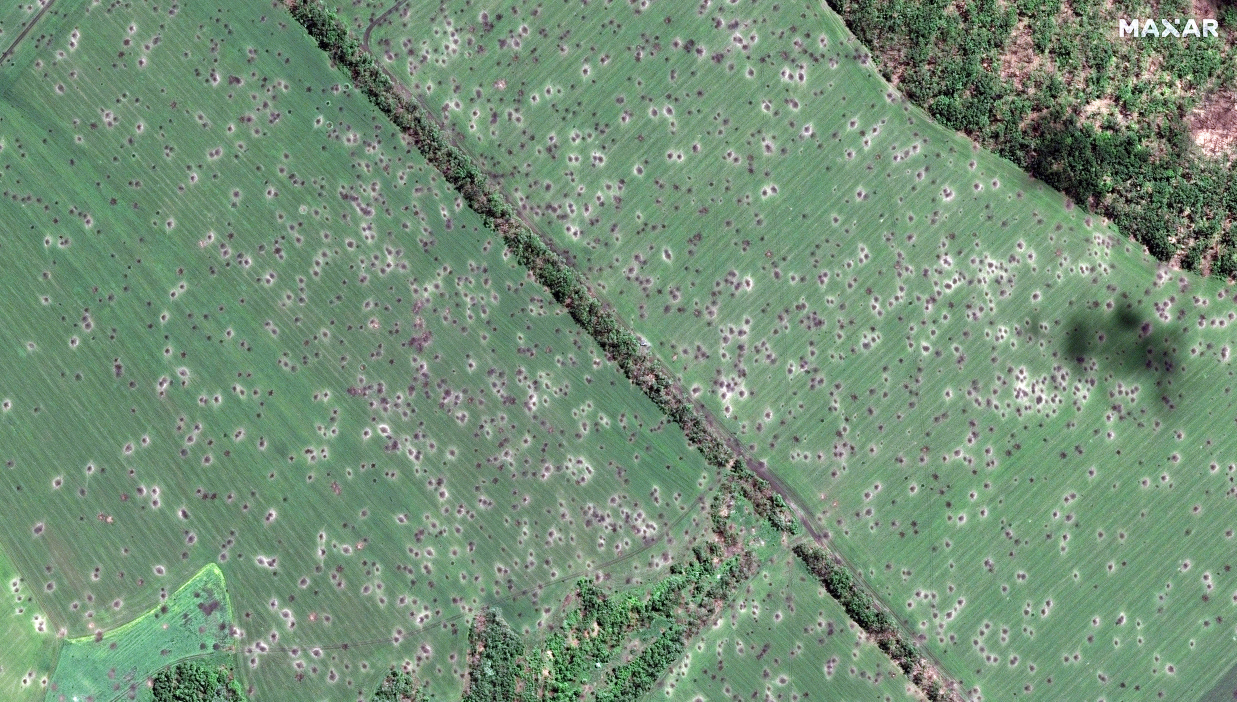
%> input picture test images/c1/craters1.jpg, 2473 x 1403 px (shown at 1/2 size)
$ octave final1.m   (GNU Octave 9; MATLAB toolbox functions it lacks are replaced by stand-ins)
%> lines starting %> are read from the running program, lines starting %| are printed output that depends on the picture; in (x1, y1, x2, y2) boxes, pixels count from 0 and x2, y2 are one past the last pixel; in counts of white or black regions, pixels touching at a corner belong together; the program's own positions count from 1
clc,clearvars

%%% Basic Replication of https://theclassytim.medium.com/using-image-processing-to-count-artillery-craters-in-ukraine-b8768c45309

%% load images
im1 = imread("test images\c1\craters1.jpg");
%> im1 is the input picture: size 1403x2473x3 uint8; mean R, G, B 117.1, 143.4, 119.6
im12 = imread("test images\c1\craters1 (2).jpg");
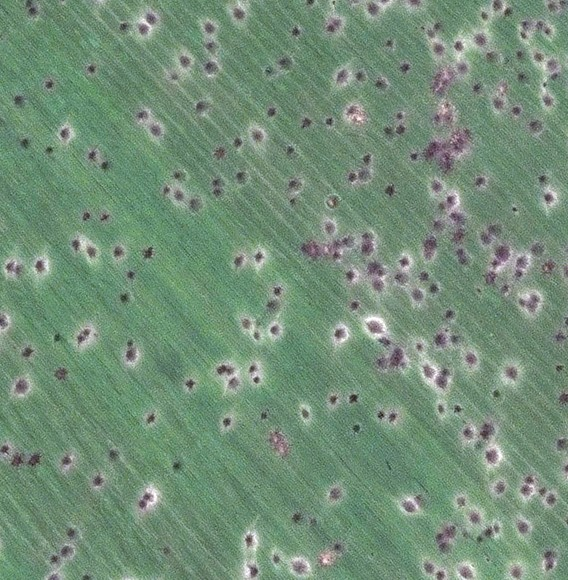
%> input picture test images/c1/craters1 (2).jpg, 568 x 580 px
%> im12 is the input picture: size 580x568x3 uint8; mean R, G, B 115.2, 142.2, 120

%% exploring selection of color channel for greyscale conversion
r = im12(:,:,1);
g = im12(:,:,2);
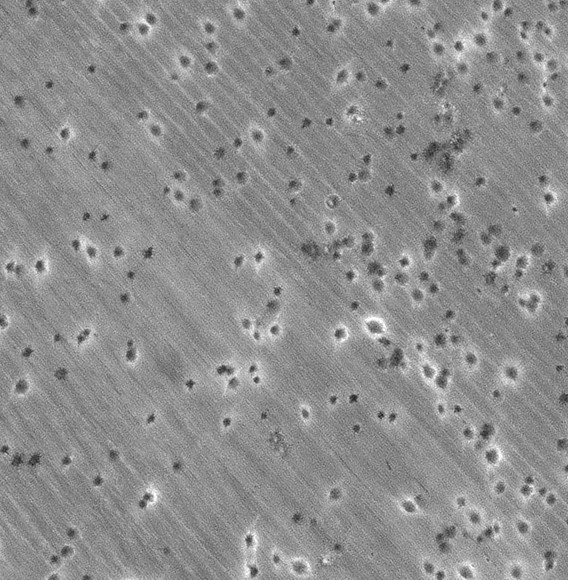
%> g: size 580x568 uint8; min 24, max 255, mean 142.2
b = im12(:,:,3);

histr = imhist(r);
%> histr = 256 values, max 7818 at index 106, min 0 at index 1, mean 1286.9
histg = imhist(g);
%> histg = 256 values, max 8182 at index 142, min 0 at index 1, mean 1286.9
histb = imhist(b);
%> histb = 256 values, max 8394 at index 115, min 0 at index 1, mean 1286.9

% Plot color channel histograms
montage({im12(:,:,1),im12(:,:,2),im12(:,:,3)});
title("Color Channel Comparison", "FontSize", 12);
figure
% [17 lines of commented-out code are left out]


%% examining the histograms

%% comparing options for image binarization
adaptive = imbinarize(rgb2gray(im12), 'adaptive');
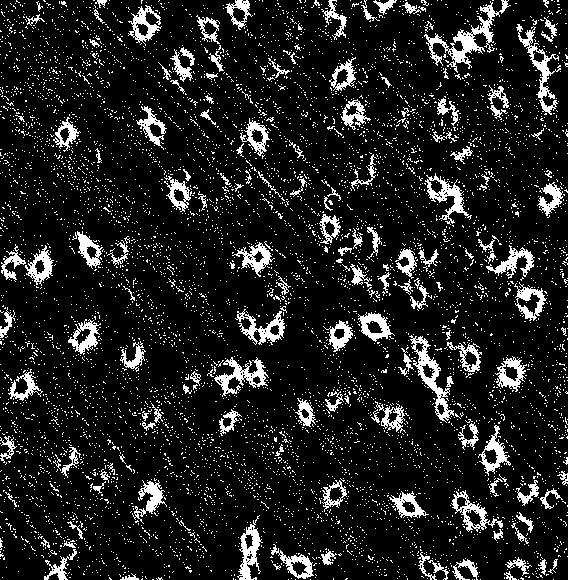
%> adaptive: size 580x568 logical; 12.4% white; 7026 white regions (6868 under 20 px), largest, box (x1, y1, x2, y2) and area: (424, 0, 511, 73) 1314, (409, 335, 454, 423) 937, (516, 24, 561, 115) 822
global_ = imbinarize(rgb2gray(im12), 'global');
%> global_: size 580x568 logical; 32.2% white; 10186 white regions (9946 under 20 px), largest, box (x1, y1, x2, y2) and area: (304, 174, 568, 580) 24356, (181, 239, 301, 436) 7096, (347, 0, 513, 87) 4160

% adaptive seems to have much less noise in the binary image
imshow(adaptive);
caption = "Adaptive (Default) Binarization Algo.";
title(caption, "FontSize", 14);
figure
imshow(global_);
caption = "Global Binarization Algo.";
title(caption, "FontSize", 14);
figure
% imshow(imabsdiff(adaptive, global_));
% montage({adaptive, global_})

%% comparing blur levels
b025 = imgaussfilt(r, 0.25);
b05 = imgaussfilt(r, 0.5);
b1 = imgaussfilt(r, 1);
b25 = imgaussfilt(r,2.5);
b35 = imgaussfilt(r, 3.5);
b5 = imgaussfilt(r, 5);
montage({b025, b05, b1, b25, b35, b5});
caption = "Blur levels: 0.25, 0.5, 1, 2.5, 3.5, 5";
title(caption, "FontSize", 14);
figure
% imshow(b35)

%% attempting binarization with gaussian blur
bim12025 = imbinarize(imgaussfilt(r, 0.25), 'global');
%> bim12025: size 580x568 logical; 25% white; 7459 white regions (7322 under 20 px), largest, box (x1, y1, x2, y2) and area: (305, 179, 568, 580) 22515, (416, 0, 513, 171) 4968, (206, 240, 295, 401) 4354
bim1205 = imbinarize(imgaussfilt(r, 0.5), 'global');
%> bim1205: size 580x568 logical; 20.5% white; 2838 white regions (2719 under 20 px), largest, box (x1, y1, x2, y2) and area: (310, 187, 568, 580) 19722, (420, 0, 512, 171) 4664, (475, 224, 552, 324) 2657
bim121 = imbinarize(imgaussfilt(r, 1), 'global');
%> bim121: size 580x568 logical; 18.1% white; 310 white regions (207 under 20 px), largest, box (x1, y1, x2, y2) and area: (312, 211, 566, 580) 16865, (423, 0, 511, 166) 4597, (476, 225, 548, 323) 2552
bim125 = imbinarize(imgaussfilt(r, 5), 'global');
%> bim125: size 580x568 logical; 23.2% white; 56 white regions (2 under 20 px), largest, box (x1, y1, x2, y2) and area: (313, 197, 568, 580) 27191, (423, 0, 511, 166) 6150, (207, 279, 291, 400) 4313

montage({bim12025, bim1205, bim121, bim125})
caption = "Effects of Blur on Binarization: 0.25, 0.5, 1, 5";
title(caption, "FontSize", 14);


% it seems like the higher blur (SD = 1) creates a much less noisy
% binarization. SD=5 seems to reduce noise entirely, but may lose smaller
% craters

%% comparing blurred adaptive binarization vs global binarization
bima12 = imbinarize(imgaussfilt(r,0.5), 'adaptive');
%> bima12: size 580x568 logical; 13.7% white; 2734 white regions (2572 under 20 px), largest, box (x1, y1, x2, y2) and area: (424, 0, 511, 81) 1671, (235, 278, 291, 345) 1104, (208, 357, 268, 397) 1087
bimg12 = imbinarize(imgaussfilt(r,0.5), 'global');

% montage({bima12, bimg12});

%% just contrast stretch (histeq)
ih = histeq(r);

% montage({r, ih});

% histogram equalization seems to make details more prominent

%% contrast stretch and blur
bh = histeq(b05);

% [9 lines of commented-out code are left out]

%% testing if order matters
hb = imgaussfilt(histeq(r), 0.5);

% montage({bh, hb});
%
% imshow(imabsdiff(hb,bh))
% imshow(imabsdiff(hb,bh) * 10);

% imhist(hb);
% figure
% imhist(bh);
% figure

% we can see from the histograms that blurring creates many more bins, this
% may change the results of the binarization by pushing pixels one way or
% another over the threshold

% looing at these differences, it's clear that there IS a difference,
% although it does seem to be relatively small in magniture. I'm going to
% go with the blur and THEN histogram equalize since intuitively it's better to remove
% move high frequency noise in earlier steps.

%% attempting binarization with contrast stretch (histeq), but no blur
% just histogram eq, no blur
binh = imbinarize(ih, 'global');
%> binh: size 580x568 logical; 51.1% white; 3005 black regions (2790 under 20 px), largest, box (x1, y1, x2, y2) and area: (0, 0, 485, 580) 103671, (146, 0, 454, 253) 21087, (433, 247, 568, 456) 6545

% binarization with contrast stretch THEN blur
binhb = imbinarize(hb, 'global');
%> binhb: size 580x568 logical; 44.8% white; 5412 white regions (5237 under 20 px), largest, box (x1, y1, x2, y2) and area: (82, 0, 568, 580) 79876, (178, 230, 308, 483) 9762, (48, 431, 358, 580) 8641

% binarization with blur THEN contrast stretch
binbh = imbinarize(bh, 'global');
%> binbh: size 580x568 logical; 49.6% white; 5046 white regions (4899 under 20 px), largest, box (x1, y1, x2, y2) and area: (82, 0, 568, 580) 103664, (48, 421, 359, 580) 11206, (55, 188, 220, 315) 4206

% montage({binh, binhb, binbh})

% to my eye, histogram equalization and THEN blur looks the clearest

%% manual thresholding
% various thresholds on blurred and histogram equalized images
mbin10 = imbinarize(bh, 10/255);
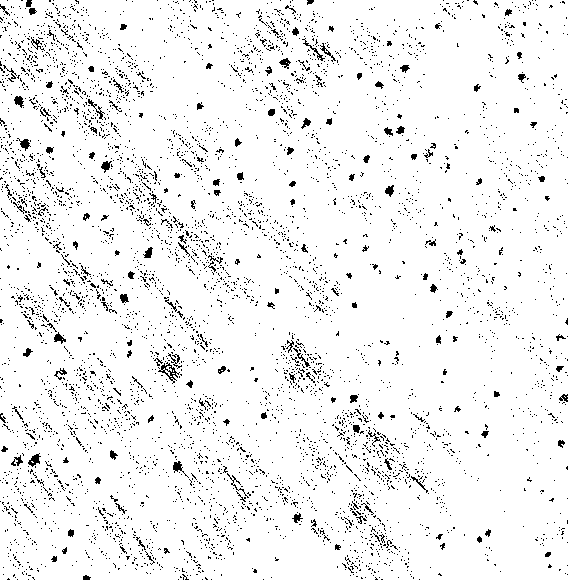
%> mbin10: size 580x568 logical; 94.6% white; black in thin lines or dots
mbin35 = imbinarize(bh, 35/255);
%> mbin35: size 580x568 logical; 86.2% white; black in thin lines or dots
mbin50 = imbinarize(bh, 50/255);
%> mbin50: size 580x568 logical; 79.8% white; black in thin lines or dots
mbin75 = imbinarize(bh, 75/255);
%> mbin75: size 580x568 logical; 72.1% white; black in thin lines or dots
mbin100 = imbinarize(bh, 100/255);
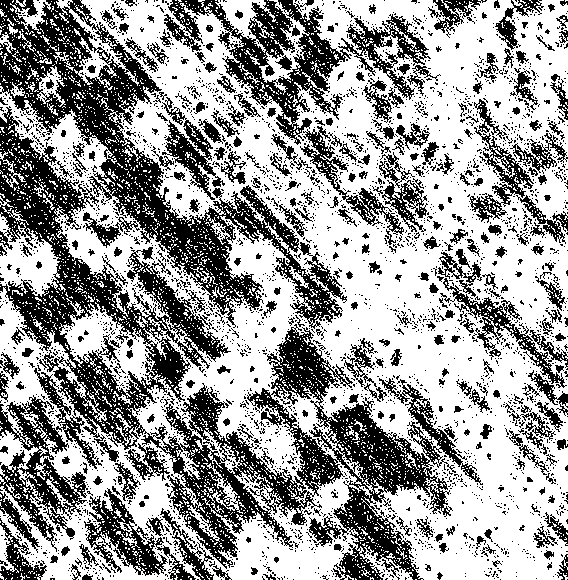
%> mbin100: size 580x568 logical; 60.7% white; 3429 black regions (3106 under 20 px), largest, box (x1, y1, x2, y2) and area: (0, 106, 483, 580) 44131, (0, 0, 347, 329) 22630, (164, 0, 431, 145) 10177
mbin150 = imbinarize(bh, 150/255);
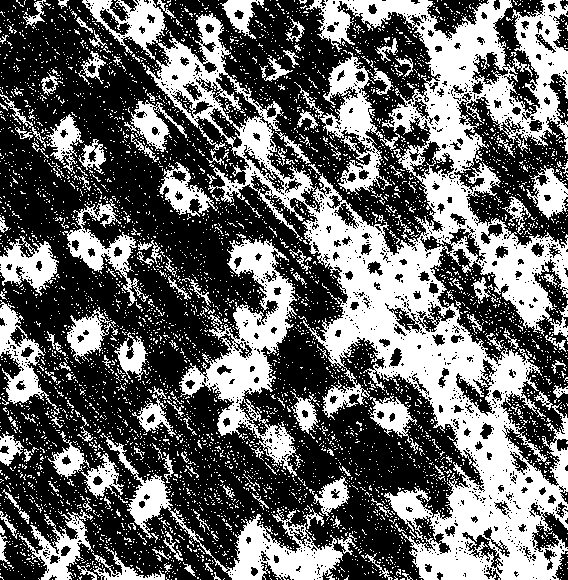
%> mbin150: size 580x568 logical; 40.1% white; 5546 white regions (5366 under 20 px), largest, box (x1, y1, x2, y2) and area: (82, 0, 568, 580) 69959, (179, 239, 297, 477) 8666, (100, 433, 343, 580) 5870
mbin200 = imbinarize(bh, 200/255);
%> mbin200: size 580x568 logical; 21.5% white; 3102 white regions (2987 under 20 px), largest, box (x1, y1, x2, y2) and area: (310, 179, 568, 580) 20479, (420, 0, 512, 171) 4803, (475, 224, 552, 324) 2783
mbin225 = imbinarize(bh, 225/255);
%> mbin225: size 580x568 logical; 12% white; 1205 white regions (1089 under 20 px), largest, box (x1, y1, x2, y2) and area: (336, 249, 429, 344) 2716, (424, 0, 511, 85) 2143, (398, 335, 461, 423) 1767

% montage({mbin10, mbin35, mbin50, mbin75, mbin100, mbin150, mbin200, mbin225})

% using this manual thresholding, we get two useful outputs. The lowest
% threshold yields dark blobs that may be counted. The highest threshold
% yields the debris halos around the craters, which may be fed into some of
% the crater detection algorithms (such as hough transform?), which tend to
% detect from edges

%% manual thresholding comparison
T = 225/255
% just histogram eq, no blur
mbinh = imbinarize(ih, T);
%> mbinh: size 580x568 logical; 11.8% white; 2672 white regions (2552 under 20 px), largest, box (x1, y1, x2, y2) and area: (342, 248, 429, 346) 2501, (424, 0, 511, 92) 2034, (398, 335, 456, 423) 1626

% binarization with contrast stretch THEN blur
mbinhb = imbinarize(hb, T);
%> mbinhb: size 580x568 logical; 9.8% white; 669 white regions (558 under 20 px), largest, box (x1, y1, x2, y2) and area: (424, 0, 510, 84) 1894, (344, 250, 429, 316) 1563, (398, 335, 455, 421) 1559

% binarization with blur THEN contrast stretch
mbinbh = imbinarize(bh, T);

montage({mbinh, mbinhb, mbinbh})
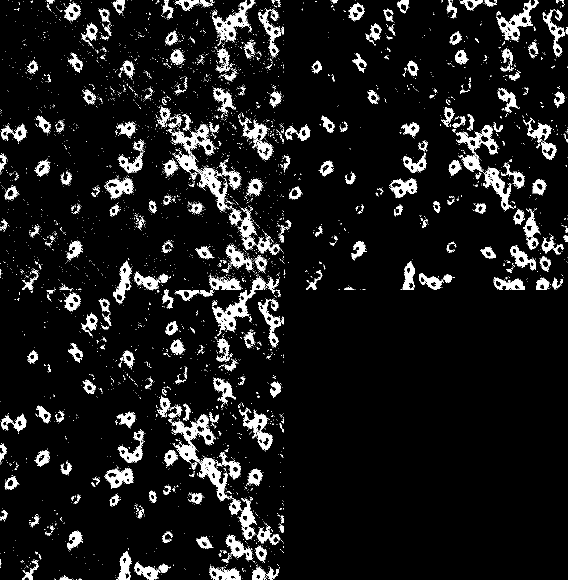
%> displayed picture: size 1160x1136 logical (shown at 1/2 size); 8.4% white; 4534 white regions (4189 under 20 px)
title("Order of Operations (Contrast Stretch, Blur)");
figure

% here we can see a clear improvment of both methods that blur and contrast
% stretch over just the contrast stretching.


%% Taking a look at inverted images
% montage({not(mbinh), not(mbinhb), not(mbinbh)})

%% there is more noise in here than I'd like, even in the lowest threshold
%% image. Might be good enough for blob detection though.
% imshow(not(mbin10))

%% working with blobs
blobs = regionprops(not(mbin10));
%> blobs = 5248 regions; largest, box (x1, y1, x2, y2), Area and Centroid: (158, 362, 180, 384) 135 [169.9 372.4], (28, 453, 41, 467) 90 [35.2 460.7], (173, 461, 189, 478) 83 [178.8 468], (17, 138, 31, 151) 78 [25.3 144.4], (88, 99, 105, 120) 75 [97.1 109.3]
numel(blobs)
%> ans = 5248
%> (the rest of the program and of its run is left out)
